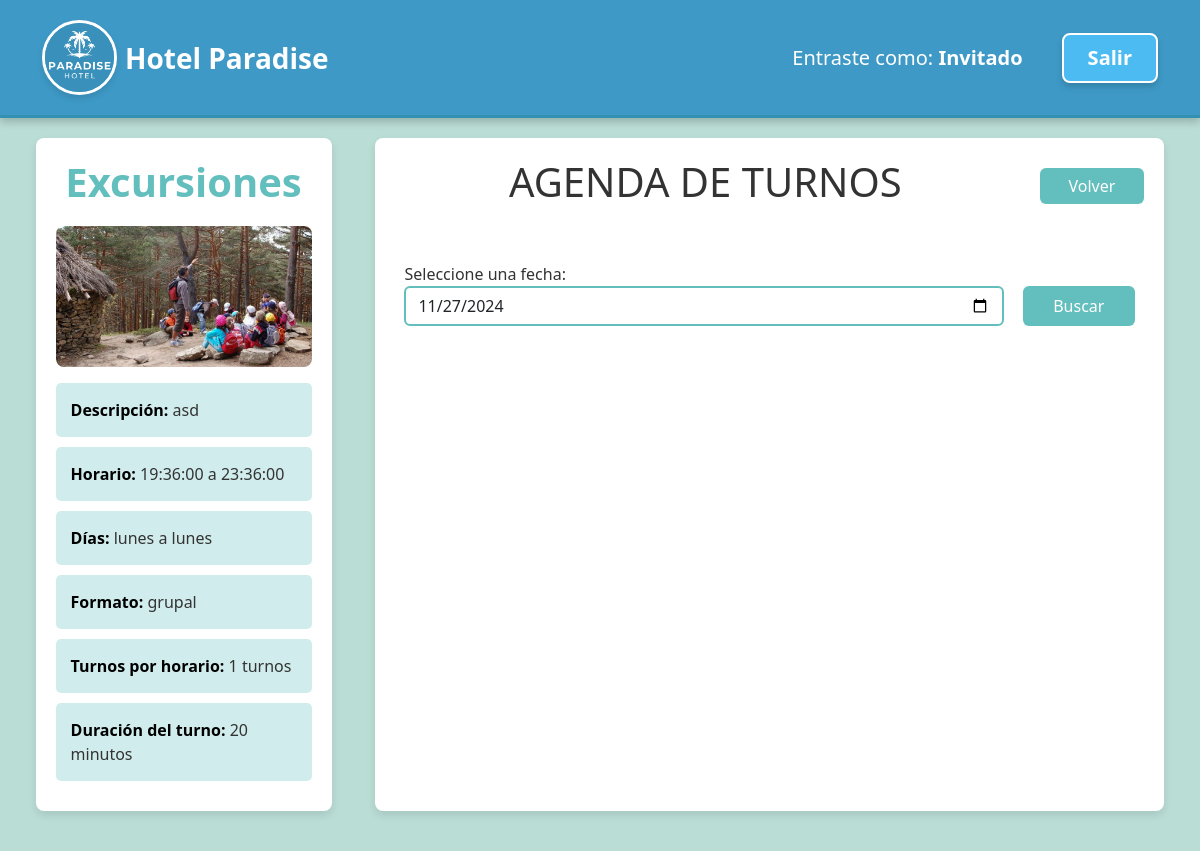
The page /PAGINAS/turnos.php?id=47 on the database its author committed.
### tables this page shows
CREATE TABLE `actividades` (
  `id` int(11) NOT NULL,
  `nombre` varchar(255) NOT NULL,
  `descripcion` text DEFAULT NULL,
  `horario_inicio` time NOT NULL,
  `horario_cierre` time NOT NULL,
  `formato` enum('individual','grupal') NOT NULL,
  `capacidad_turno` tinyint(3) NOT NULL,
  `duracion` int(11) NOT NULL,
  `imagen` varchar(255) DEFAULT NULL,
  `dia_inicio` varchar(255) NOT NULL,
  `dia_fin` varchar(255) NOT NULL
);

### PAGINAS/turnos.php (the view, shortened to what this page needs)
<?php
include '../SCRIPT/conexion.php';
if (isset($_GET['id'])) {
    $actividadId = intval($_GET['id']);
    $query = "SELECT nombre, descripcion, horario_inicio, horario_cierre, dia_inicio, dia_fin, formato, capacidad_turno, duracion, imagen
              FROM actividades
              WHERE id = ?";
    $stmt = $conn->prepare($query);
    $stmt->bind_param("i", $actividadId);
    $stmt->execute();
    $result = $stmt->get_result();
    if ($result->num_rows > 0) {
        $actividad = $result->fetch_assoc();
    } else {
        echo "<p>Actividad no encontrada.</p>";
        exit;
    }
} else {
    echo "<p>ID de actividad no proporcionada.</p>";
    exit;
}
?>
<!DOCTYPE html>
<html lang="es">
<head>
    <link rel="stylesheet" href="https://cdn.jsdelivr.net/npm/bootstrap@5.3.3/dist/css/bootstrap.min.css">
    <link rel="stylesheet" href="https://cdn.jsdelivr.net/npm/bootstrap-icons@1.11.3/font/bootstrap-icons.min.css">
    <?php include 'navbar.php'; ?>
</head>
<body>
    <div class="container-fluid contenedor-principal">
        <div class="row contenedor-secciones">
            <div class="col-lg-3 mx-3 seccion-panel">
                <div class="actividad-detalle">
                    <h1 class="actividad-nombre"><?php echo htmlspecialchars($actividad['nombre']); ?></h1>
                    <?php if ($actividad['imagen']): ?>
                        <img src="<?php echo htmlspecialchars($actividad['imagen']); ?>" alt="Imagen de la actividad" class="actividad-imagen mb-3">
                    <?php else: ?>
                        <p><i>Sin imagen disponible</i></p>
                    <?php endif; ?>
                    <div class="info-cuadro">
                        <strong>Descripción:</strong> <span><?php echo htmlspecialchars($actividad['descripcion']); ?></span>
                    </div>
                    <div class="info-cuadro">
                        <strong>Horario:</strong> <span><?php echo htmlspecialchars($actividad['horario_inicio']) . " a " . htmlspecialchars($actividad['horario_cierre']); ?></span>
                    </div>
                    <div class="info-cuadro">
                        <strong>Días:</strong> <span><?php echo htmlspecialchars($actividad['dia_inicio']) . " a " . htmlspecialchars($actividad['dia_fin']); ?></span>
                    </div>
                    <div class="info-cuadro">
                        <strong>Formato:</strong> <span><?php echo htmlspecialchars($actividad['formato']); ?></span>
                    </div>
                    <div class="info-cuadro">
                        <strong>Turnos por horario:</strong> <span><?php echo htmlspecialchars($actividad['capacidad_turno']); ?> turnos</span>
                    </div>
                    <div class="info-cuadro">
                        <strong>Duración del turno:</strong> <span><?php echo htmlspecialchars($actividad['duracion']); ?> minutos</span>
                    </div>
                </div>
            </div>
            <div class="col-lg-8 mx-3 seccion-elegida">
                <div class="row">
                    <div class="col-10">
                        <h2 class="display-6 text-center">AGENDA DE TURNOS</h2>
                    </div>
                    <div class="col-2 volver">
                        <button onclick="window.history.back();" class="btn btn-secondary">Volver</button>
                    </div>
                <?php include '../SCRIPT/generar_turnos.php' ?>
</body>
</html>

### PAGINAS/turnos.php (style rules this page uses)
body { background-color: #baddd6; color: #333; font-weight: normal; }
.contenedor-principal { background-color: #baddd6; padding: 20px; }
.contenedor-secciones { display: flex; justify-content: space-evenly; background-color: #baddd6; }
.seccion-panel, .seccion-elegida { background-color: #ffffff; padding: 20px; box-shadow: 0px 4px 8px rgba(0, 0, 0, 0.1); margin-bottom: 20px; border-radius: 8px; }
.info-cuadro { background-color: #62bfbd4a; padding: 15px; margin-bottom: 10px; color: #4bbbf2; border-radius: 5px; transition: background-color 0.4s ease; }
.info-cuadro strong { color: black; font-weight: bold; }
.info-cuadro span { color: #333; }
.actividad-imagen { width: 100%; max-height: 300px; object-fit: cover; border-radius: 8px; }
.volver .btn { width: 185px; }
.actividad-nombre { margin-bottom: 20px; display: flex; justify-content: center; font-size: 2.5rem; color: #62bfbd; font-weight: bold; }
.btn-secondary { background-color: #62bfbd; color: white; border: none; transition: background-color 0.3s ease; }
.volver { display:flex; align-items: center; justify-content: end; }

### rows shown on the page
actividades: nombre "Excursiones", imagen (picture), descripcion "asd", horario_inicio "19:36:00", horario_cierre "23:36:00", dia_inicio "lunes", dia_fin "lunes", formato "grupal", capacidad_turno "1", duracion "20"

### other values the page prints
$rol "Invitado"
